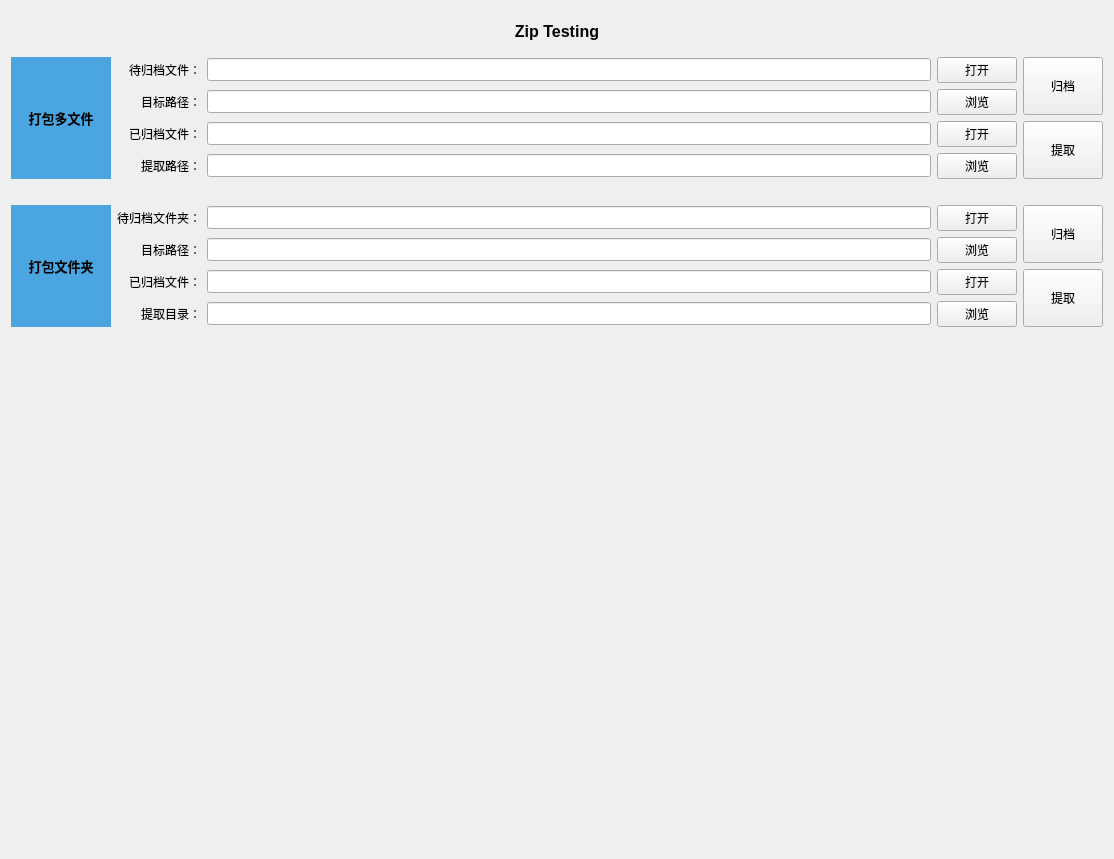
<?xml version="1.0" encoding="UTF-8"?>
<ui version="4.0">
 <class>MiscellaneousZip</class>
 <widget class="MiscellaneousBase" name="MiscellaneousZip">
  <property name="geometry">
   <rect>
    <x>0</x>
    <y>0</y>
    <width>1114</width>
    <height>859</height>
   </rect>
  </property>
  <property name="windowTitle">
   <string>MiscellaneousZip</string>
  </property>
  <layout class="QVBoxLayout" name="verticalLayout">
   <item>
    <layout class="QHBoxLayout" name="horizontalLayout">
     <item>
      <widget class="QLabel" name="lbTitle">
       <property name="minimumSize">
        <size>
         <width>0</width>
         <height>40</height>
        </size>
       </property>
       <property name="font">
        <font>
         <pointsize>12</pointsize>
         <weight>75</weight>
         <bold>true</bold>
        </font>
       </property>
       <property name="text">
        <string>Zip Testing</string>
       </property>
       <property name="alignment">
        <set>Qt::AlignCenter</set>
       </property>
      </widget>
     </item>
    </layout>
   </item>
   <item>
    <layout class="QGridLayout" name="gridLayout">
     <item row="4" column="0">
      <spacer name="verticalSpacer_2">
       <property name="orientation">
        <enum>Qt::Vertical</enum>
       </property>
       <property name="sizeType">
        <enum>QSizePolicy::Minimum</enum>
       </property>
       <property name="sizeHint" stdset="0">
        <size>
         <width>0</width>
         <height>20</height>
        </size>
       </property>
      </spacer>
     </item>
     <item row="6" column="1">
      <widget class="QLabel" name="label_4">
       <property name="text">
        <string>目标路径：</string>
       </property>
       <property name="alignment">
        <set>Qt::AlignRight|Qt::AlignTrailing|Qt::AlignVCenter</set>
       </property>
      </widget>
     </item>
     <item row="5" column="2">
      <widget class="QLineEdit" name="leDirectoryArchive">
       <property name="font">
        <font>
         <family>Consolas</family>
         <pointsize>10</pointsize>
        </font>
       </property>
      </widget>
     </item>
     <item row="0" column="2">
      <widget class="QLineEdit" name="leFilesArchive">
       <property name="font">
        <font>
         <family>Consolas</family>
         <pointsize>10</pointsize>
        </font>
       </property>
      </widget>
     </item>
     <item row="1" column="2">
      <widget class="QLineEdit" name="leZipFilesSave">
       <property name="font">
        <font>
         <family>Consolas</family>
         <pointsize>10</pointsize>
        </font>
       </property>
      </widget>
     </item>
     <item row="1" column="1">
      <widget class="QLabel" name="label_2">
       <property name="text">
        <string>目标路径：</string>
       </property>
       <property name="alignment">
        <set>Qt::AlignRight|Qt::AlignTrailing|Qt::AlignVCenter</set>
       </property>
      </widget>
     </item>
     <item row="5" column="1">
      <widget class="QLabel" name="label_3">
       <property name="text">
        <string>待归档文件夹：</string>
       </property>
       <property name="alignment">
        <set>Qt::AlignRight|Qt::AlignTrailing|Qt::AlignVCenter</set>
       </property>
      </widget>
     </item>
     <item row="6" column="2">
      <widget class="QLineEdit" name="leZipDirectorySave">
       <property name="font">
        <font>
         <family>Consolas</family>
         <pointsize>10</pointsize>
        </font>
       </property>
      </widget>
     </item>
     <item row="0" column="1">
      <widget class="QLabel" name="label">
       <property name="text">
        <string>待归档文件：</string>
       </property>
       <property name="alignment">
        <set>Qt::AlignRight|Qt::AlignTrailing|Qt::AlignVCenter</set>
       </property>
      </widget>
     </item>
     <item row="9" column="0">
      <spacer name="verticalSpacer_1">
       <property name="orientation">
        <enum>Qt::Vertical</enum>
       </property>
       <property name="sizeType">
        <enum>QSizePolicy::Expanding</enum>
       </property>
       <property name="sizeHint" stdset="0">
        <size>
         <width>0</width>
         <height>10</height>
        </size>
       </property>
      </spacer>
     </item>
     <item row="0" column="0" rowspan="4">
      <widget class="QLabel" name="lbArchiveDirectories">
       <property name="sizePolicy">
        <sizepolicy hsizetype="Minimum" vsizetype="Preferred">
         <horstretch>0</horstretch>
         <verstretch>0</verstretch>
        </sizepolicy>
       </property>
       <property name="minimumSize">
        <size>
         <width>100</width>
         <height>0</height>
        </size>
       </property>
       <property name="font">
        <font>
         <pointsize>10</pointsize>
         <weight>75</weight>
         <bold>true</bold>
        </font>
       </property>
       <property name="styleSheet">
        <string notr="true">QLabel
{
	background-color: rgb(75,165,224);
}</string>
       </property>
       <property name="text">
        <string>打包多文件</string>
       </property>
       <property name="alignment">
        <set>Qt::AlignCenter</set>
       </property>
      </widget>
     </item>
     <item row="2" column="1">
      <widget class="QLabel" name="label_5">
       <property name="text">
        <string>已归档文件：</string>
       </property>
       <property name="alignment">
        <set>Qt::AlignRight|Qt::AlignTrailing|Qt::AlignVCenter</set>
       </property>
      </widget>
     </item>
     <item row="5" column="0" rowspan="4">
      <widget class="QLabel" name="lbArchiveFiles">
       <property name="font">
        <font>
         <pointsize>10</pointsize>
         <weight>75</weight>
         <bold>true</bold>
        </font>
       </property>
       <property name="styleSheet">
        <string notr="true">QLabel
{
	background-color: rgb(75,165,224);
}</string>
       </property>
       <property name="text">
        <string>打包文件夹</string>
       </property>
       <property name="alignment">
        <set>Qt::AlignCenter</set>
       </property>
      </widget>
     </item>
     <item row="7" column="2">
      <widget class="QLineEdit" name="leZipDirectoryOpen">
       <property name="font">
        <font>
         <family>Consolas</family>
         <pointsize>10</pointsize>
        </font>
       </property>
      </widget>
     </item>
     <item row="3" column="1">
      <widget class="QLabel" name="label_6">
       <property name="text">
        <string>提取路径：</string>
       </property>
       <property name="alignment">
        <set>Qt::AlignRight|Qt::AlignTrailing|Qt::AlignVCenter</set>
       </property>
      </widget>
     </item>
     <item row="8" column="2">
      <widget class="QLineEdit" name="leDirectoryExtract">
       <property name="font">
        <font>
         <family>Consolas</family>
         <pointsize>10</pointsize>
        </font>
       </property>
      </widget>
     </item>
     <item row="7" column="1">
      <widget class="QLabel" name="label_7">
       <property name="text">
        <string>已归档文件：</string>
       </property>
       <property name="alignment">
        <set>Qt::AlignRight|Qt::AlignTrailing|Qt::AlignVCenter</set>
       </property>
      </widget>
     </item>
     <item row="3" column="2">
      <widget class="QLineEdit" name="leFilesExtract">
       <property name="font">
        <font>
         <family>Consolas</family>
         <pointsize>10</pointsize>
        </font>
       </property>
      </widget>
     </item>
     <item row="2" column="2">
      <widget class="QLineEdit" name="leZipFilesOpen">
       <property name="font">
        <font>
         <family>Consolas</family>
         <pointsize>10</pointsize>
        </font>
       </property>
      </widget>
     </item>
     <item row="8" column="1">
      <widget class="QLabel" name="label_8">
       <property name="text">
        <string>提取目录：</string>
       </property>
       <property name="alignment">
        <set>Qt::AlignRight|Qt::AlignTrailing|Qt::AlignVCenter</set>
       </property>
      </widget>
     </item>
     <item row="0" column="3">
      <widget class="QPushButton" name="btnFilesArchiveOpen">
       <property name="text">
        <string>打开</string>
       </property>
      </widget>
     </item>
     <item row="1" column="3">
      <widget class="QPushButton" name="btnFilesArchiveBrowse">
       <property name="text">
        <string>浏览</string>
       </property>
      </widget>
     </item>
     <item row="2" column="3">
      <widget class="QPushButton" name="btnFilesExtractOpen">
       <property name="text">
        <string>打开</string>
       </property>
      </widget>
     </item>
     <item row="3" column="3">
      <widget class="QPushButton" name="btnFilesExtractBrowse">
       <property name="text">
        <string>浏览</string>
       </property>
      </widget>
     </item>
     <item row="8" column="3">
      <widget class="QPushButton" name="btnDirectoryExtractBrowse">
       <property name="text">
        <string>浏览</string>
       </property>
      </widget>
     </item>
     <item row="7" column="3">
      <widget class="QPushButton" name="btnDirectoryExtractOpen">
       <property name="text">
        <string>打开</string>
       </property>
      </widget>
     </item>
     <item row="6" column="3">
      <widget class="QPushButton" name="btnDirectoryArchiveBrowse">
       <property name="text">
        <string>浏览</string>
       </property>
      </widget>
     </item>
     <item row="5" column="3">
      <widget class="QPushButton" name="btnDirectoryArchiveOpen">
       <property name="text">
        <string>打开</string>
       </property>
      </widget>
     </item>
     <item row="7" column="4" rowspan="2">
      <widget class="QPushButton" name="btnDirectoryExtract">
       <property name="sizePolicy">
        <sizepolicy hsizetype="Minimum" vsizetype="Expanding">
         <horstretch>0</horstretch>
         <verstretch>0</verstretch>
        </sizepolicy>
       </property>
       <property name="text">
        <string>提取</string>
       </property>
      </widget>
     </item>
     <item row="5" column="4" rowspan="2">
      <widget class="QPushButton" name="btnDirectoryArchive">
       <property name="sizePolicy">
        <sizepolicy hsizetype="Minimum" vsizetype="Expanding">
         <horstretch>0</horstretch>
         <verstretch>0</verstretch>
        </sizepolicy>
       </property>
       <property name="text">
        <string>归档</string>
       </property>
      </widget>
     </item>
     <item row="2" column="4" rowspan="2">
      <widget class="QPushButton" name="btnFilesExtract">
       <property name="sizePolicy">
        <sizepolicy hsizetype="Minimum" vsizetype="Expanding">
         <horstretch>0</horstretch>
         <verstretch>0</verstretch>
        </sizepolicy>
       </property>
       <property name="text">
        <string>提取</string>
       </property>
      </widget>
     </item>
     <item row="0" column="4" rowspan="2">
      <widget class="QPushButton" name="btnFilesArchive">
       <property name="sizePolicy">
        <sizepolicy hsizetype="Minimum" vsizetype="Expanding">
         <horstretch>0</horstretch>
         <verstretch>0</verstretch>
        </sizepolicy>
       </property>
       <property name="text">
        <string>归档</string>
       </property>
      </widget>
     </item>
    </layout>
   </item>
  </layout>
 </widget>
 <layoutdefault spacing="6" margin="11"/>
 <customwidgets>
  <customwidget>
   <class>MiscellaneousBase</class>
   <extends>QWidget</extends>
   <header>miscellaneousbase.h</header>
   <container>1</container>
  </customwidget>
 </customwidgets>
 <resources/>
 <connections/>
</ui>
